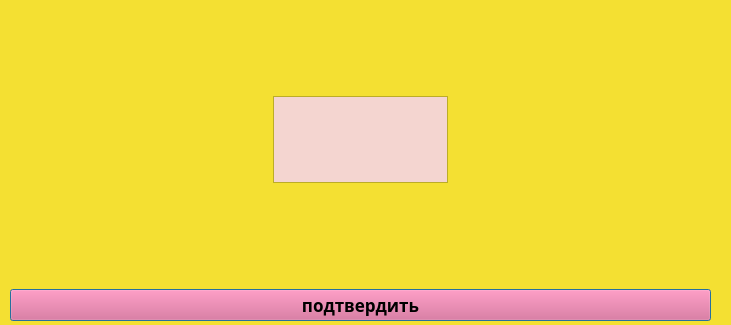
<?xml version="1.0" encoding="UTF-8"?>
<ui version="4.0">
 <class>pay</class>
 <widget class="QDialog" name="pay">
  <property name="geometry">
   <rect>
    <x>0</x>
    <y>0</y>
    <width>731</width>
    <height>325</height>
   </rect>
  </property>
  <property name="palette">
   <palette>
    <active>
     <colorrole role="WindowText">
      <brush brushstyle="SolidPattern">
       <color alpha="255">
        <red>181</red>
        <green>227</green>
        <blue>224</blue>
       </color>
      </brush>
     </colorrole>
     <colorrole role="Base">
      <brush brushstyle="SolidPattern">
       <color alpha="255">
        <red>255</red>
        <green>255</green>
        <blue>255</blue>
       </color>
      </brush>
     </colorrole>
     <colorrole role="Window">
      <brush brushstyle="SolidPattern">
       <color alpha="255">
        <red>244</red>
        <green>224</green>
        <blue>50</blue>
       </color>
      </brush>
     </colorrole>
    </active>
    <inactive>
     <colorrole role="WindowText">
      <brush brushstyle="SolidPattern">
       <color alpha="255">
        <red>181</red>
        <green>227</green>
        <blue>224</blue>
       </color>
      </brush>
     </colorrole>
     <colorrole role="Base">
      <brush brushstyle="SolidPattern">
       <color alpha="255">
        <red>255</red>
        <green>255</green>
        <blue>255</blue>
       </color>
      </brush>
     </colorrole>
     <colorrole role="Window">
      <brush brushstyle="SolidPattern">
       <color alpha="255">
        <red>244</red>
        <green>224</green>
        <blue>50</blue>
       </color>
      </brush>
     </colorrole>
    </inactive>
    <disabled>
     <colorrole role="WindowText">
      <brush brushstyle="SolidPattern">
       <color alpha="255">
        <red>190</red>
        <green>190</green>
        <blue>190</blue>
       </color>
      </brush>
     </colorrole>
     <colorrole role="Base">
      <brush brushstyle="SolidPattern">
       <color alpha="255">
        <red>244</red>
        <green>224</green>
        <blue>50</blue>
       </color>
      </brush>
     </colorrole>
     <colorrole role="Window">
      <brush brushstyle="SolidPattern">
       <color alpha="255">
        <red>244</red>
        <green>224</green>
        <blue>50</blue>
       </color>
      </brush>
     </colorrole>
    </disabled>
   </palette>
  </property>
  <property name="font">
   <font>
    <family>Sawasdee</family>
    <pointsize>13</pointsize>
    <weight>75</weight>
    <bold>true</bold>
   </font>
  </property>
  <property name="windowTitle">
   <string>Dialog</string>
  </property>
  <widget class="QWidget" name="layoutWidget">
   <property name="geometry">
    <rect>
     <x>0</x>
     <y>0</y>
     <width>721</width>
     <height>321</height>
    </rect>
   </property>
   <layout class="QVBoxLayout" name="verticalLayout" stretch="1,1,1,0">
    <property name="spacing">
     <number>10</number>
    </property>
    <property name="leftMargin">
     <number>10</number>
    </property>
    <property name="rightMargin">
     <number>10</number>
    </property>
    <property name="bottomMargin">
     <number>0</number>
    </property>
    <item>
     <widget class="QLabel" name="label">
      <property name="palette">
       <palette>
        <active>
         <colorrole role="WindowText">
          <brush brushstyle="SolidPattern">
           <color alpha="255">
            <red>45</red>
            <green>188</green>
            <blue>183</blue>
           </color>
          </brush>
         </colorrole>
        </active>
        <inactive>
         <colorrole role="WindowText">
          <brush brushstyle="SolidPattern">
           <color alpha="255">
            <red>45</red>
            <green>188</green>
            <blue>183</blue>
           </color>
          </brush>
         </colorrole>
        </inactive>
        <disabled>
         <colorrole role="WindowText">
          <brush brushstyle="SolidPattern">
           <color alpha="255">
            <red>190</red>
            <green>190</green>
            <blue>190</blue>
           </color>
          </brush>
         </colorrole>
        </disabled>
       </palette>
      </property>
      <property name="font">
       <font>
        <family>Sawasdee</family>
        <pointsize>20</pointsize>
        <weight>75</weight>
        <bold>true</bold>
       </font>
      </property>
      <property name="text">
       <string/>
      </property>
     </widget>
    </item>
    <item>
     <layout class="QHBoxLayout" name="horizontalLayout" stretch="3,2,3">
      <property name="topMargin">
       <number>0</number>
      </property>
      <item>
       <spacer name="horizontalSpacer_2">
        <property name="orientation">
         <enum>Qt::Horizontal</enum>
        </property>
        <property name="sizeHint" stdset="0">
         <size>
          <width>40</width>
          <height>20</height>
         </size>
        </property>
       </spacer>
      </item>
      <item>
       <widget class="QTextEdit" name="textEdit">
        <property name="palette">
         <palette>
          <active>
           <colorrole role="Base">
            <brush brushstyle="SolidPattern">
             <color alpha="255">
              <red>244</red>
              <green>213</green>
              <blue>208</blue>
             </color>
            </brush>
           </colorrole>
          </active>
          <inactive>
           <colorrole role="Base">
            <brush brushstyle="SolidPattern">
             <color alpha="255">
              <red>244</red>
              <green>213</green>
              <blue>208</blue>
             </color>
            </brush>
           </colorrole>
          </inactive>
          <disabled>
           <colorrole role="Base">
            <brush brushstyle="SolidPattern">
             <color alpha="255">
              <red>244</red>
              <green>224</green>
              <blue>50</blue>
             </color>
            </brush>
           </colorrole>
          </disabled>
         </palette>
        </property>
       </widget>
      </item>
      <item>
       <spacer name="horizontalSpacer">
        <property name="orientation">
         <enum>Qt::Horizontal</enum>
        </property>
        <property name="sizeHint" stdset="0">
         <size>
          <width>40</width>
          <height>20</height>
         </size>
        </property>
       </spacer>
      </item>
     </layout>
    </item>
    <item>
     <widget class="QLabel" name="error">
      <property name="palette">
       <palette>
        <active>
         <colorrole role="WindowText">
          <brush brushstyle="SolidPattern">
           <color alpha="255">
            <red>45</red>
            <green>188</green>
            <blue>183</blue>
           </color>
          </brush>
         </colorrole>
        </active>
        <inactive>
         <colorrole role="WindowText">
          <brush brushstyle="SolidPattern">
           <color alpha="255">
            <red>45</red>
            <green>188</green>
            <blue>183</blue>
           </color>
          </brush>
         </colorrole>
        </inactive>
        <disabled>
         <colorrole role="WindowText">
          <brush brushstyle="SolidPattern">
           <color alpha="255">
            <red>190</red>
            <green>190</green>
            <blue>190</blue>
           </color>
          </brush>
         </colorrole>
        </disabled>
       </palette>
      </property>
      <property name="font">
       <font>
        <family>Sawasdee</family>
        <pointsize>14</pointsize>
        <weight>75</weight>
        <bold>true</bold>
       </font>
      </property>
      <property name="text">
       <string/>
      </property>
     </widget>
    </item>
    <item>
     <widget class="QPushButton" name="pushButton">
      <property name="palette">
       <palette>
        <active>
         <colorrole role="Button">
          <brush brushstyle="SolidPattern">
           <color alpha="255">
            <red>227</red>
            <green>89</green>
            <blue>132</blue>
           </color>
          </brush>
         </colorrole>
        </active>
        <inactive>
         <colorrole role="Button">
          <brush brushstyle="SolidPattern">
           <color alpha="255">
            <red>227</red>
            <green>89</green>
            <blue>132</blue>
           </color>
          </brush>
         </colorrole>
        </inactive>
        <disabled>
         <colorrole role="Button">
          <brush brushstyle="SolidPattern">
           <color alpha="255">
            <red>227</red>
            <green>89</green>
            <blue>132</blue>
           </color>
          </brush>
         </colorrole>
        </disabled>
       </palette>
      </property>
      <property name="text">
       <string>подтвердить</string>
      </property>
     </widget>
    </item>
   </layout>
  </widget>
 </widget>
 <resources/>
 <connections/>
</ui>
